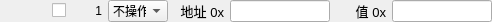
<?xml version="1.0" encoding="UTF-8"?>
<ui version="4.0">
 <class>RegAccessItemClass</class>
 <widget class="QWidget" name="RegAccessItemClass">
  <property name="geometry">
   <rect>
    <x>0</x>
    <y>0</y>
    <width>492</width>
    <height>20</height>
   </rect>
  </property>
  <property name="windowTitle">
   <string>Form</string>
  </property>
  <layout class="QHBoxLayout" name="horizontalLayout">
   <property name="margin">
    <number>0</number>
   </property>
   <item>
    <widget class="QPushButton" name="pushButtonArrowOff">
     <property name="enabled">
      <bool>false</bool>
     </property>
     <property name="minimumSize">
      <size>
       <width>20</width>
       <height>20</height>
      </size>
     </property>
     <property name="maximumSize">
      <size>
       <width>20</width>
       <height>20</height>
      </size>
     </property>
     <property name="text">
      <string/>
     </property>
     <property name="iconSize">
      <size>
       <width>16</width>
       <height>16</height>
      </size>
     </property>
     <property name="flat">
      <bool>true</bool>
     </property>
    </widget>
   </item>
   <item>
    <widget class="QPushButton" name="pushButtonArrowOn">
     <property name="enabled">
      <bool>false</bool>
     </property>
     <property name="minimumSize">
      <size>
       <width>20</width>
       <height>20</height>
      </size>
     </property>
     <property name="maximumSize">
      <size>
       <width>20</width>
       <height>20</height>
      </size>
     </property>
     <property name="text">
      <string/>
     </property>
     <property name="icon">
      <iconset resource="mainwindow.qrc">
       <normaloff>:/MainWindow/res/Arrow Right.png</normaloff>
       <disabledoff>:/MainWindow/res/Arrow Right.png</disabledoff>:/MainWindow/res/Arrow Right.png</iconset>
     </property>
     <property name="iconSize">
      <size>
       <width>16</width>
       <height>16</height>
      </size>
     </property>
     <property name="flat">
      <bool>true</bool>
     </property>
    </widget>
   </item>
   <item>
    <widget class="QCheckBox" name="checkBox">
     <property name="text">
      <string/>
     </property>
    </widget>
   </item>
   <item>
    <widget class="QLabel" name="labelNo">
     <property name="minimumSize">
      <size>
       <width>20</width>
       <height>0</height>
      </size>
     </property>
     <property name="maximumSize">
      <size>
       <width>20</width>
       <height>16777215</height>
      </size>
     </property>
     <property name="text">
      <string>1</string>
     </property>
     <property name="alignment">
      <set>Qt::AlignRight|Qt::AlignTrailing|Qt::AlignVCenter</set>
     </property>
    </widget>
   </item>
   <item>
    <widget class="QComboBox" name="cbOperation">
     <property name="minimumSize">
      <size>
       <width>60</width>
       <height>0</height>
      </size>
     </property>
     <property name="maximumSize">
      <size>
       <width>60</width>
       <height>16777215</height>
      </size>
     </property>
     <item>
      <property name="text">
       <string>不操作</string>
      </property>
     </item>
     <item>
      <property name="text">
       <string>读</string>
      </property>
     </item>
     <item>
      <property name="text">
       <string>写</string>
      </property>
     </item>
    </widget>
   </item>
   <item>
    <widget class="QLabel" name="label_7">
     <property name="minimumSize">
      <size>
       <width>50</width>
       <height>0</height>
      </size>
     </property>
     <property name="maximumSize">
      <size>
       <width>50</width>
       <height>16777215</height>
      </size>
     </property>
     <property name="font">
      <font>
       <family>Arial</family>
       <pointsize>10</pointsize>
      </font>
     </property>
     <property name="text">
      <string>地址 0x</string>
     </property>
     <property name="alignment">
      <set>Qt::AlignRight|Qt::AlignTrailing|Qt::AlignVCenter</set>
     </property>
    </widget>
   </item>
   <item>
    <widget class="QLineEdit" name="lineEditAddr">
     <property name="minimumSize">
      <size>
       <width>100</width>
       <height>0</height>
      </size>
     </property>
     <property name="maximumSize">
      <size>
       <width>100</width>
       <height>16777215</height>
      </size>
     </property>
    </widget>
   </item>
   <item>
    <widget class="QLabel" name="label_9">
     <property name="minimumSize">
      <size>
       <width>50</width>
       <height>0</height>
      </size>
     </property>
     <property name="maximumSize">
      <size>
       <width>50</width>
       <height>16777215</height>
      </size>
     </property>
     <property name="font">
      <font>
       <family>Arial</family>
       <pointsize>10</pointsize>
      </font>
     </property>
     <property name="text">
      <string>值 0x</string>
     </property>
     <property name="alignment">
      <set>Qt::AlignRight|Qt::AlignTrailing|Qt::AlignVCenter</set>
     </property>
    </widget>
   </item>
   <item>
    <widget class="QLineEdit" name="lineEditValue">
     <property name="minimumSize">
      <size>
       <width>100</width>
       <height>0</height>
      </size>
     </property>
     <property name="maximumSize">
      <size>
       <width>100</width>
       <height>16777215</height>
      </size>
     </property>
    </widget>
   </item>
  </layout>
 </widget>
 <resources>
  <include location="mainwindow.qrc"/>
 </resources>
 <connections/>
</ui>
